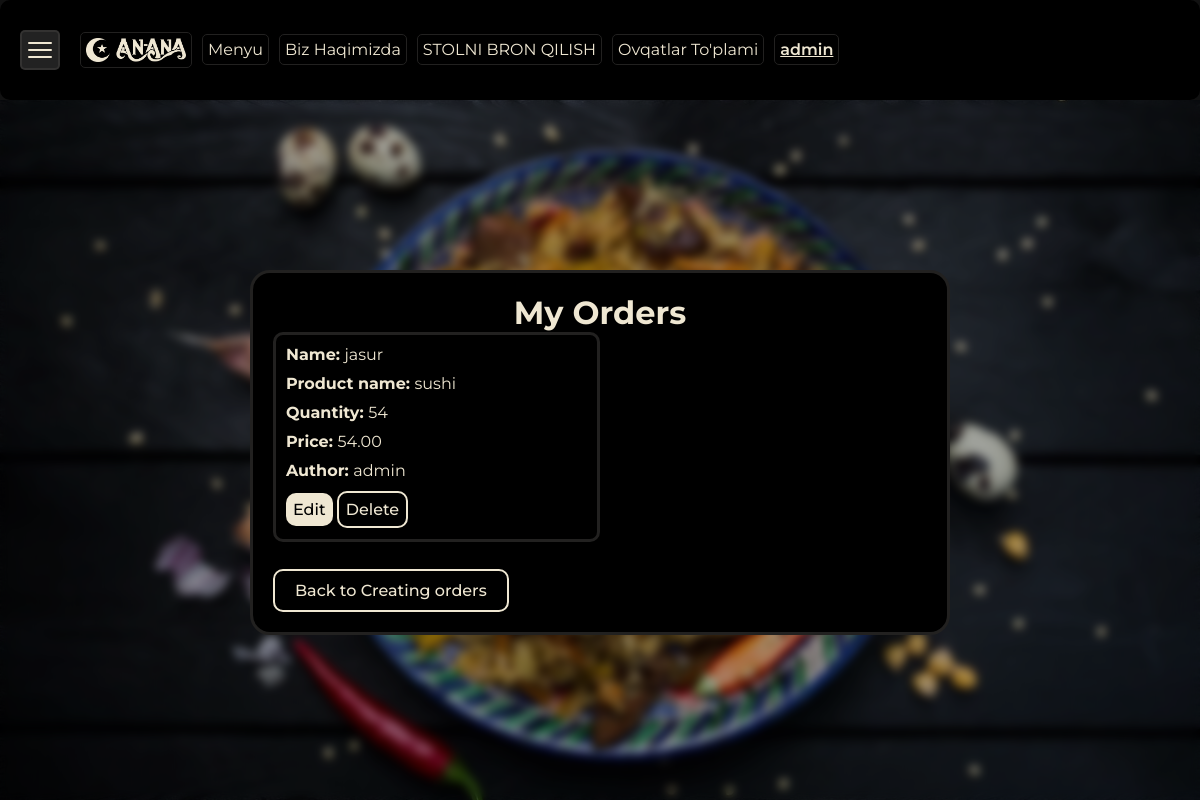
The page /menu/myorders/ (signed in) on the database its author committed.
### menu/models.py (models this page shows, shortened)
class Order(models.Model):
    customer_name = models.CharField(max_length=100)
    product_name = models.CharField(max_length=100)
    quantity = models.PositiveIntegerField()
    price = models.DecimalField(max_digits=10, decimal_places=2)
    order_date = models.DateTimeField(auto_now_add=True)
    author_of_order = models.ForeignKey(User, on_delete=models.CASCADE)

### menu/views.py (the view)
# urls.py: path('myorders/', myorders_view, name='myorders'),  # Добавьте путь к myorders
def myorders_view(request):
    orders = Order.objects.filter(author_of_order=request.user)  # Фильтруйте заказы для текущего пользователя
    return render(request, 'menu/myorders.html', {'orders': orders})

### menu/templates/menu/myorders.html (shortened to what this page needs)
{% extends "base.html" %}
{% load static %}
{% block css %}
<link rel="stylesheet" href="{% static 'css/my-orders.css' %}">
{% endblock css %}
{% block content %}
<div class="my-order-wrapper">
    <div class="my-order-content">
        <div class="my-order">
            <h1>My Orders</h1>
            <ul>
                {% for order in orders %}
                    <li>
                        <span><b>Name: </b>{{ order.customer_name }}<br/> </span>
                        <span><b>Product name: </b>{{ order.product_name }}<br/></span>
                        <span><b>Quantity: </b>{{ order.quantity }}<br/></span>
                        <span><b>Price: </b>{{ order.price }}<br/></span>
                        <span><b>Author: </b>{{ order.author_of_order }}<br/></span>
                        <div class="btns">
                            <a class="white-btn" href="{% url 'order-edit-view' order.pk %}">Edit</a>
                            <a class="border-btn" href="{% url 'order-delete-view' order.pk %}">Delete</a>
                        </div>
                    </li>
                {% empty %}
                    <li>No orders available.</li>
                {% endfor %}
            </ul>
            <div class="back">
                <a class="border-btn back-btn"  href="{% url 'profile' %}">Back to Creating orders</a>
            </div>
        </div>
    </div>
</div>
{% endblock content %}

### templates/navbar.html
{% load static %}
<div class="menu-container">
  <div class="burger-menu" id="burgerMenu">
    <div class="bar"></div>
    <div class="bar"></div>
    <div class="bar"></div>
  </div>
  <div class="main-links">
    <a href="/homepage" class="qitchen"><img width="100" src="{% static 'images/anana.png' %}" alt=""></a>
    <a href="/menu_item">Menyu</a>
    <a href="/about">Biz Haqimizda</a>
    <a href="/menu/make_reservation">STOLNI BRON QILISH</a>
    {% if request.user.username == 'admin' %}
    <a href="{% url "menu_create" %}">Ovqatlar To'plami</a>
    {% endif %}
    <a class="user" href="{% url "profile" request.user.username %}">{{request.user.username}}</a>
  </div>
</div>

### static/css/navbar.css (style rules this page uses)
* { padding: 0; margin: 0; box-sizing: border-box; font-family: "Montserrat", sans-serif; color: #EFE7D2; }
a { text-decoration: none; }
.border-btn { padding: 10px 20px; background-color: transparent; color: #EFE7D2; border: 2px solid #EFE7D2; font-family: "Montserrat", sans-serif; border-radius: 10px; font-weight: 500; }
.white-btn { padding: 10px 20px; background-color: #EFE7D2; color: #000; font-family: "Montserrat", sans-serif; border-radius: 10px; font-weight: 500; border: none; outline: none; }
.menu-container { background-color: black; display: flex; align-items: center; padding: 10px; border-radius: 10px; color: snow; width: 100%; height: 100px; padding: 0 20px; font-family: "Montserrat", sans-serif; gap: 20px; }
.menu-container .burger-menu { width: 40px; cursor: pointer; display: flex; flex-direction: column; justify-content: center; align-items: center; background-color: #222; border-radius: 5px; height: 40px; gap: 5px; padding: 5px; border: 2px solid rgba(239, 231, 210, 0.0823529412); }
.menu-container .burger-menu .bar { height: 2px; width: 90%; background-color: #EFE7D2; border-radius: 2px; transition: all 0.3s ease; }
.menu-container .main-links { display: flex; align-items: center; justify-content: space-between; gap: 10px; }
.menu-container .main-links a { color: #EFE7D2; text-decoration: none; font-size: medium; border: 1px solid #222120; padding: 5px; border-radius: 5px; }
.menu-container .main-links a.qitchen { font-size: 35px; font-family: "Forum", serif; font-weight: 500; font-style: normal; }
.menu-container .main-links a.user { font-weight: 600; text-decoration: underline; }

### static/css/home.css (style rules this page uses)
* { padding: 0; margin: 0; box-sizing: border-box; font-family: "Montserrat", sans-serif; color: #EFE7D2; }
a { text-decoration: none; }
.border-btn { padding: 10px 20px; background-color: transparent; color: #EFE7D2; border: 2px solid #EFE7D2; font-family: "Montserrat", sans-serif; border-radius: 10px; font-weight: 500; }
.white-btn { padding: 10px 20px; background-color: #EFE7D2; color: #000; font-family: "Montserrat", sans-serif; border-radius: 10px; font-weight: 500; border: none; outline: none; }

### static/css/profile.css (style rules this page uses)
* { padding: 0; margin: 0; box-sizing: border-box; font-family: "Montserrat", sans-serif; color: #EFE7D2; }
a { text-decoration: none; }
.border-btn { padding: 10px 20px; background-color: transparent; color: #EFE7D2; border: 2px solid #EFE7D2; font-family: "Montserrat", sans-serif; border-radius: 10px; font-weight: 500; }
.white-btn { padding: 10px 20px; background-color: #EFE7D2; color: #000; font-family: "Montserrat", sans-serif; border-radius: 10px; font-weight: 500; border: none; outline: none; }

### static/css/my-orders.css (style rules this page uses)
* { padding: 0; margin: 0; box-sizing: border-box; font-family: "Montserrat", sans-serif; color: #EFE7D2; }
a { text-decoration: none; }
.border-btn { padding: 10px 20px; background-color: transparent; color: #EFE7D2; border: 2px solid #EFE7D2; font-family: "Montserrat", sans-serif; border-radius: 10px; font-weight: 500; }
.white-btn { padding: 10px 20px; background-color: #EFE7D2; color: #000; font-family: "Montserrat", sans-serif; border-radius: 10px; font-weight: 500; border: none; outline: none; }
.my-order-wrapper { width: 100%; height: 88vh; }
.my-order-wrapper .my-order-content { width: 100%; height: 100%; -webkit-backdrop-filter: blur(5px); backdrop-filter: blur(5px); background-color: rgba(0, 0, 0, 0.3137254902); display: flex; justify-content: center; align-items: center; }
.my-order-wrapper .my-order-content .my-order { background-color: #000; border-radius: 20px; border: 3px solid #222120; padding: 20px; width: 700px; height: auto; }
.my-order-wrapper .my-order-content .my-order h1 { text-align: center; }
.my-order-wrapper .my-order-content .my-order ul { list-style-type: none; display: grid; grid-template-columns: repeat(2, 1fr); }
.my-order-wrapper .my-order-content .my-order ul li { width: 100%; display: flex; flex-direction: column; background-color: #000; border-radius: 10px; border: 3px solid #222120; gap: 10px; padding: 10px; }
.my-order-wrapper .my-order-content .my-order ul li .btns { margin: 10px 0; }
.my-order-wrapper .my-order-content .my-order ul li .btns a { padding: 7px; }
.my-order-wrapper .my-order-content .my-order .back { height: 70px; display: flex; align-items: end; }

### rows shown on the page
Order: customer_name "jasur", product_name "sushi", quantity "54", price "54.00", author_of_order "admin"

### other values the page prints
{{ request.user.username }} "admin"
